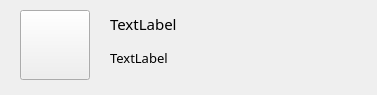
<?xml version="1.0" encoding="UTF-8"?>
<ui version="4.0">
 <class>FriendItem</class>
 <widget class="QWidget" name="FriendItem">
  <property name="geometry">
   <rect>
    <x>0</x>
    <y>0</y>
    <width>377</width>
    <height>95</height>
   </rect>
  </property>
  <property name="windowTitle">
   <string>Form</string>
  </property>
  <widget class="QPushButton" name="pb_friimg">
   <property name="geometry">
    <rect>
     <x>20</x>
     <y>10</y>
     <width>70</width>
     <height>70</height>
    </rect>
   </property>
   <property name="text">
    <string/>
   </property>
   <property name="iconSize">
    <size>
     <width>70</width>
     <height>70</height>
    </size>
   </property>
  </widget>
  <widget class="QWidget" name="">
   <property name="geometry">
    <rect>
     <x>110</x>
     <y>10</y>
     <width>251</width>
     <height>61</height>
    </rect>
   </property>
   <layout class="QVBoxLayout" name="verticalLayout">
    <item>
     <widget class="QLabel" name="l_frinick">
      <property name="font">
       <font>
        <family>微软雅黑</family>
        <pointsize>11</pointsize>
       </font>
      </property>
      <property name="text">
       <string>TextLabel</string>
      </property>
     </widget>
    </item>
    <item>
     <widget class="QLabel" name="l_frifeeling">
      <property name="font">
       <font>
        <family>微软雅黑</family>
        <pointsize>10</pointsize>
       </font>
      </property>
      <property name="text">
       <string>TextLabel</string>
      </property>
     </widget>
    </item>
   </layout>
  </widget>
 </widget>
 <resources/>
 <connections/>
</ui>
